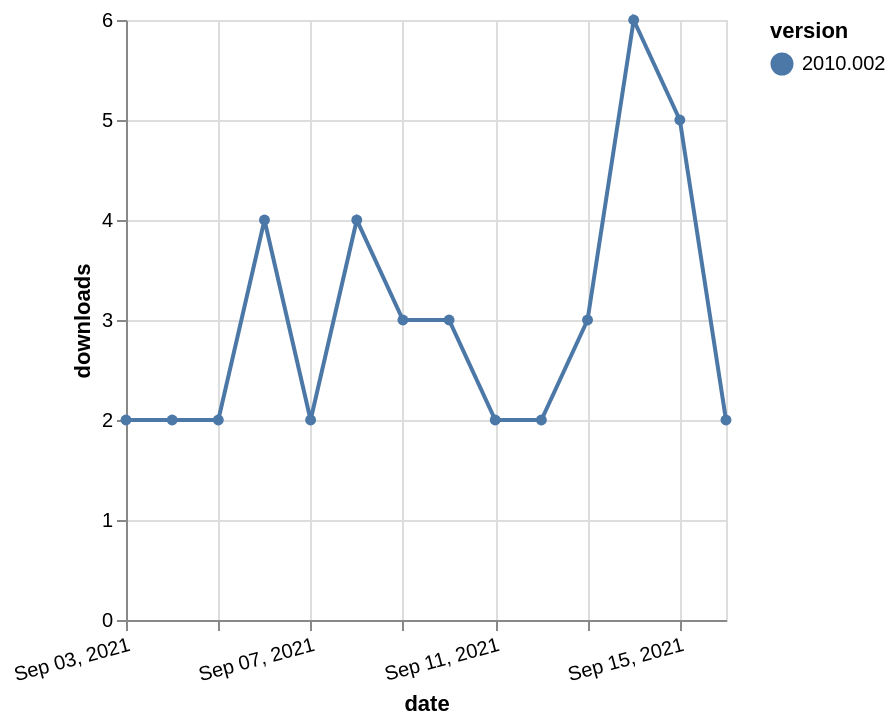

Vega-Lite specification stored for this chart:
### Vega-Lite specification from a JSON file in a GitHub repository (floating-point values rounded to 4 significant figures)
{"$schema": "https://vega.github.io/schema/vega-lite/v5.json", "description": "A simple bar chart with embedded data.", "data": {"values": [{"date": "2021-09-03", "total": 3193, "delta": 2, "version": "2010.002"}, {"date": "2021-09-04", "total": 3195, "delta": 2, "version": "2010.002"}, {"date": "2021-09-05", "total": 3197, "delta": 2, "version": "2010.002"}, {"date": "2021-09-06", "total": 3201, "delta": 4, "version": "2010.002"}, {"date": "2021-09-07", "total": 3203, "delta": 2, "version": "2010.002"}, {"date": "2021-09-08", "total": 3207, "delta": 4, "version": "2010.002"}, {"date": "2021-09-09", "total": 3210, "delta": 3, "version": "2010.002"}, {"date": "2021-09-10", "total": 3213, "delta": 3, "version": "2010.002"}, {"date": "2021-09-11", "total": 3215, "delta": 2, "version": "2010.002"}, {"date": "2021-09-12", "total": 3217, "delta": 2, "version": "2010.002"}, {"date": "2021-09-13", "total": 3220, "delta": 3, "version": "2010.002"}, {"date": "2021-09-14", "total": 3226, "delta": 6, "version": "2010.002"}, {"date": "2021-09-15", "total": 3231, "delta": 5, "version": "2010.002"}, {"date": "2021-09-16", "total": 3233, "delta": 2, "version": "2010.002"}]}, "width": "container", "mark": {"type": "line", "point": {"filled": true}}, "encoding": {"x": {"field": "date", "type": "temporal", "timeUnit": "yearmonthdate", "title": "date", "axis": {"labelAngle": -15}}, "y": {"field": "delta", "type": "quantitative", "title": "downloads"}, "color": {"field": "version", "type": "nominal"}, "tooltip": {"field": "delta"}}}
